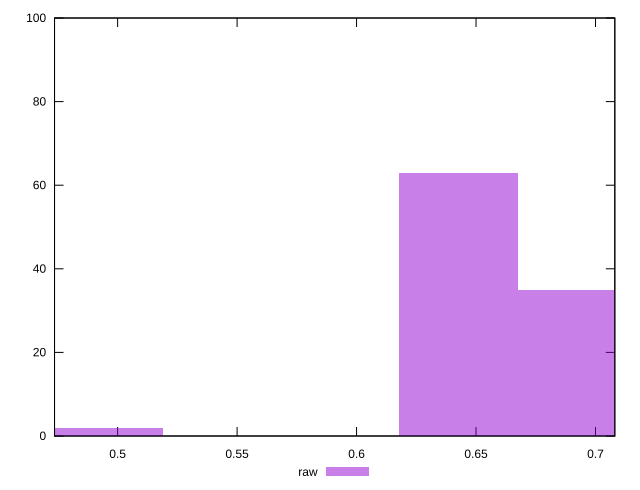

Generate this figure with gnuplot:
reset

$raw <<EOF
0.4943638587579041 2
0.6426730163852754 63
0.6921094022610658 35
EOF

set key outside below
set boxwidth 0.04943638587579041
set xrange [0.47359489888930234:0.708087063985229]
set yrange [0:100]
set trange [0:100]
set style fill transparent solid 0.5 noborder
set terminal svg size 640, 490 enhanced background rgb 'white'
set output "report_00017_2021-02-10T15-08-03.406Z/meta/pScore/samples/pages+cached+noadtech+nomedia/raw/histogram.svg"

plot $raw title "raw" with boxes

reset
